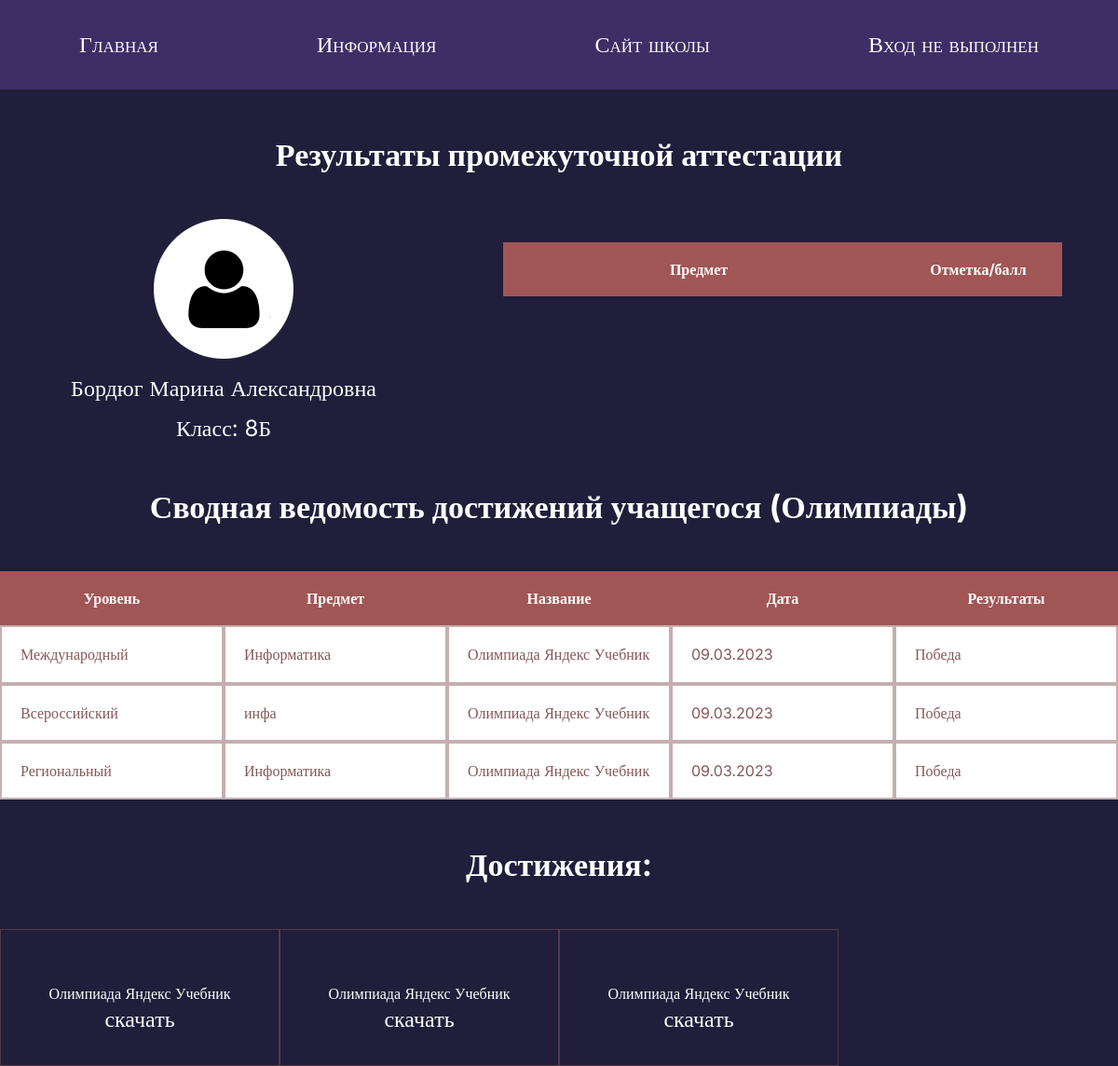
The app's page /profile/10 with its own data.
### tables this page shows
CREATE TABLE "students" (
	"student_id"	INTEGER NOT NULL,
	"name"	TEXT NOT NULL,
	"login"	TEXT NOT NULL,
	"password"	TEXT NOT NULL,
	"avatar"	BLOB,
	"birth_date"	DATE,
	"created_at"	DATETIME NOT NULL DEFAULT CURRENT_TIMESTAMP,
	"class"	TEXT NOT NULL,
	"teacher_id"	INTEGER NOT NULL,
	"old"	INTEGER NOT NULL,
	FOREIGN KEY("teacher_id") REFERENCES "teachers"("teacher_id") ON DELETE CASCADE ON UPDATE CASCADE,
	PRIMARY KEY("student_id" AUTOINCREMENT)
);

CREATE TABLE "portfolio" (
	"portfolio_id"	INTEGER NOT NULL,
	"event_name"	TEXT NOT NULL,
	"event_type"	TEXT NOT NULL,
	"student_id"	INTEGER NOT NULL,
	"created_at"	DATETIME NOT NULL DEFAULT CURRENT_TIMESTAMP,
	"event_file_uuid"	TEXT,
	"event_level"	TEXT,
	"event_result"	TEXT,
	"event_date"	TEXT,
	PRIMARY KEY("portfolio_id" AUTOINCREMENT),
	FOREIGN KEY("student_id") REFERENCES "students"("student_id") ON DELETE CASCADE ON UPDATE CASCADE
);

### main.py (the view, shortened to what this page needs)
@app.route("/profile/<student_id>", methods=["POST", "GET"])
def profile_by_id(student_id):
    exams_subjects = ["Русский язык", "Литература", "Алгебра", "Геометрия", "Информатика", "Музыка",
                      "ОБЖ", "Физическая культура", "Технология", "Английский язык", "Литература Республики Коми",
                      "История", "Родная (русская) литература", "Родной (русский) язык", "Биология",
                      "Химия", "Физика", "География", "Обществознание"]
    student = db.get_student_by_student_id(student_id)
    portfolio = db.get_portfolio_by_student_id(student_id)
    exams = db.get_exams_by_student_id(student_id)
    print(exams)
    return render_template("student-profile.html", title="Student profile", student=student, port=portfolio,
                           exams=exams, subjects=exams_subjects)

### database.py (called while the page is built)
    def get_portfolio_by_student_id(self, student_id):
        sql = """SELECT * FROM portfolio WHERE student_id = ?"""
        self.cursor.execute(sql, (student_id,))
        return self.cursor.fetchall()

    def get_exams_by_student_id(self, student_id):
        sql = """SELECT * FROM exams WHERE student_id = ?"""
        self.cursor.execute(sql, (student_id,))
        return self.cursor.fetchall()

    def get_student_by_student_id(self, student_id):
        sql = """SELECT * FROM students WHERE student_id = ?"""
        self.cursor.execute(sql, (student_id, ))
        result = self.cursor.fetchone()
        if not result:
            return None
        return result

### templates/student-profile.html (shortened to what this page needs)
{% extends 'base.html' %}
{% block content %}
  <section class="profile-page-st">
    <div class="container">
      <h2 class="header-page">Результаты промежуточной аттестации</h2>
      <div class="student-card">
        <div class="student-info">
          <img src={{url_for('static', filename='img/avatar 1.png')}}  alt="avatar-1" class="avatar-2">
          <p class="port-text">{{ student[1] }}</p>
          <p class="port-text">Класс: {{ student[7] }}</p>
        </div>
        <form class="student-table" method="post">
          <table class="marks">
            <thead>
              <tr>
                <th>Предмет</th>
                <th>Отметка/балл</th>
              </tr>
            </thead>
          </table>
        </form>
      </div>
      {% if port %}
      <p class="header-page"><strong>Сводная ведомость достижений учащегося (Олимпиады)</strong></p>
      <div class="marks-tb">
        <table class="marks-2">
          <thead>
            <tr>
              <th class="th-2">Уровень</th>
              <th class="th-2">Предмет</th>
              <th class="th-2">Название</th>
              <th class="th-2">Дата</th>
              <th class="th-2">Результаты</th>
            </tr>
          </thead>
          <tbody>
          {% for item in port %}
            <tr>
              <td class="td-2">{{item[6]}}</td>
              <td class="td-2">{{item[2]}}</td>
              <td class="td-2">{{item[1]}}</td>
              <td class="td-2">{{item[-1]}}</td>
              <td class="td-2">{{item[-2]}}</td>
            </tr>
          {% endfor %}
          </tbody>
        </table>
      </div>
      <p class="header-page"><strong>Достижения:</strong></p>
      <div class="portfolio-files">
        {% for item in port %}
        <div class="portfolio-item">
          <p class="portfolio-title">{{item[1]}}</p>
          <a href='/download/{{ item[5] }}' class="portfolio-link">скачать</a>
        </div>
        {% endfor %}
      </div>
      {% else %}
        {% if "student_id" in session %}
        <a href="/add-portfolio" type="submit" class="button-center button-add"><strong>Добавить достижение</strong></a>
        {% endif %}
      {% endif %}
    </div>
  </section>
{% endblock %}

### static/css/styles.css (style rules this page uses)
* { margin: 0; padding: 0; box-sizing: border-box; font-family: Inter; }
form { margin: 0 auto; max-width: 650px; box-shadow: 20px 20px 0px #443C5B; background-color: #FFFFFF; border-radius: 5px; padding: 25px; }
.container { max-width: 1200px; margin: 0 auto; }
a { text-decoration: none; color: white; font-family: Inter; font-size: 24px; }
thead { display: flex; }
tr { width: 100%; display: flex; align-items: stretch; }
.student th:first-child, td:first-child { width: 60%; }
.student th:last-child, td:last-child { width: 25%; }
th:first-child, td:first-child { width: 70%; }
th:last-child, td:last-child { width: 30%; }
table { border-collapse: collapse; }
th, td { border: 2px solid #8558587a; padding: 20px 20px; text-align: left; color: #855858; }
th { background-color: #A15656; color: #FFFFFF; border: none; text-align: center; }
.port-text { color: #FFFFFF; font-family: Inter; font-size: 24px; margin-top: 15px; }
.header-page { color: #FFFFFF; font-size: 34px; text-align: center; padding: 50px 0; }
.marks { background-color: #FFFFFF; width: 100%; }
.marks-tb { max-width: 100%; }
.marks-2 { background-color: #FFFFFF; width: 100%; }
.profile-page-st { min-height: 88vh; width: 100%; background-color: #201E3A; }
.th-2:first-child, .td-2:first-child, .th-2:nth-child(2), .td-2:nth-child(2), .th-2:nth-child(3), .td-2:nth-child(3), .th-2:nth-child(4), .td-2:nth-child(4), .th-2:nth-child(5), .td-2:nth-child(5) { width: 20%; }
.student-card { display: flex; justify-content: space-between; }
.student-info { width: 40%; text-align: center; }
.student-table { width: 60%; border: none; box-shadow: none; background-color: #201E3A; text-align: center; }
.portfolio-files { display: flex; flex-wrap: wrap; }
.portfolio-item { width: 25%; padding: 35px; border: 1px solid #8558587a; text-align: center; }
.portfolio-title { color: #FFFFFF; padding: 5px 0 5px 0; }

### records on screen
students: name "Бордюг Марина Александровна", class "8Б"
portfolio: event_level "Международный", event_type "Информатика", event_name "Олимпиада Яндекс Учебник", event_date "09.03.2023", event_result "Победа"
portfolio: event_level "Всероссийский", event_type "инфа", event_name "Олимпиада Яндекс Учебник", event_date "09.03.2023", event_result "Победа"
portfolio: event_level "Региональный", event_type "Информатика", event_name "Олимпиада Яндекс Учебник", event_date "09.03.2023", event_result "Победа"
